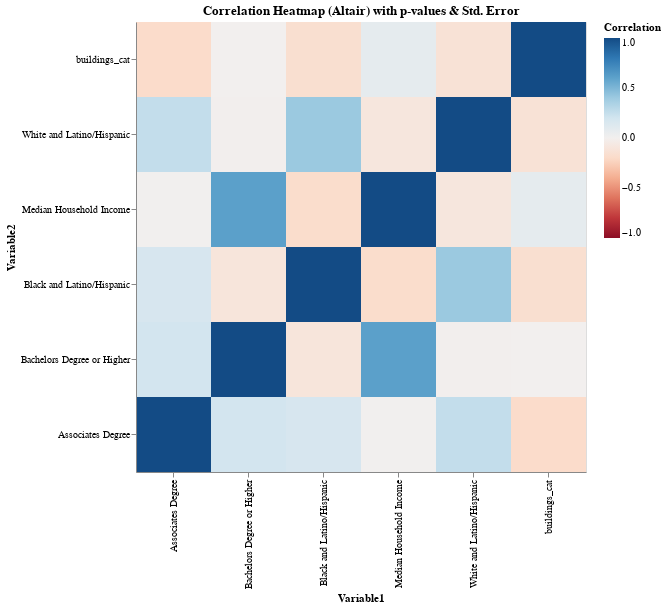

Notebook code for this chart:
### Code cell
merged_long = pd.concat([
    corr_df.stack().rename('Correlation'),
    pval_df.stack().rename('p_value'),
    stderr_df.stack().rename('std_err')
], axis=1).reset_index().rename(columns={'level_0': 'Variable1', 'level_1': 'Variable2'})


heatmap = alt.Chart(merged_long).mark_rect().encode(
    x=alt.X('Variable1:O', sort=sorted(merged_long["Variable1"].unique())),
    y=alt.Y('Variable2:O', sort=sorted(merged_long["Variable2"].unique()), scale=alt.Scale(reverse=True)),
    color=alt.Color('Correlation:Q',
                    scale=alt.Scale(scheme='redblue', domain=(-1, 1))),
    tooltip=[
        alt.Tooltip('Variable1:N'),
        alt.Tooltip('Variable2:N'),
        alt.Tooltip('Correlation:Q', format=".3f"),
        alt.Tooltip('p_value:Q', format=".3g"),
        alt.Tooltip('std_err:Q', format=".3g")
    ]
).properties(
    width=450,
    height=450,
    title="Correlation Heatmap (Altair) with p-values & Std. Error"
)

# Display the heatmap
heatmap.display()

### Figure 1 — Vega-Lite specification as saved in the notebook (floating-point values rounded to 4 significant figures)
{"config": {"view": {"continuousWidth": 300, "continuousHeight": 300}}, "data": {"name": "data-101bf3c89e43bea5d81435ea99058a2b"}, "mark": {"type": "rect"}, "encoding": {"color": {"field": "Correlation", "scale": {"domain": [-1, 1], "scheme": "redblue"}, "type": "quantitative"}, "tooltip": [{"field": "Variable1", "type": "nominal"}, {"field": "Variable2", "type": "nominal"}, {"field": "Correlation", "format": ".3f", "type": "quantitative"}, {"field": "p_value", "format": ".3g", "type": "quantitative"}, {"field": "std_err", "format": ".3g", "type": "quantitative"}], "x": {"field": "Variable1", "sort": ["Associates Degree", "Bachelors Degree or Higher", "Black and Latino/Hispanic", "Median Household Income", "White and Latino/Hispanic", "buildings_cat"], "type": "ordinal"}, "y": {"field": "Variable2", "scale": {"reverse": true}, "sort": ["Associates Degree", "Bachelors Degree or Higher", "Black and Latino/Hispanic", "Median Household Income", "White and Latino/Hispanic", "buildings_cat"], "type": "ordinal"}}, "height": 450, "title": "Correlation Heatmap (Altair) with p-values & Std. Error", "width": 450, "$schema": "https://vega.github.io/schema/vega-lite/v5.14.1.json", "datasets": {"data-101bf3c89e43bea5d81435ea99058a2b": [{"Variable1": "Median Household Income", "Variable2": "Median Household Income", "Correlation": 1.0, "p_value": 0.0, "std_err": 0.0}, {"Variable1": "Median Household Income", "Variable2": "Bachelors Degree or Higher", "Correlation": 0.6078, "p_value": 1.449e-42, "std_err": 0.03941}, {"Variable1": "Median Household Income", "Variable2": "Associates Degree", "Correlation": 0.008413, "p_value": 0.8655, "std_err": 0.04963}, {"Variable1": "Median Household Income", "Variable2": "buildings_cat", "Correlation": 0.07997, "p_value": 0.1068, "std_err": 0.04947}, {"Variable1": "Median Household Income", "Variable2": "White and Latino/Hispanic", "Correlation": -0.09304, "p_value": 0.06045, "std_err": 0.04941}, {"Variable1": "Median Household Income", "Variable2": "Black and Latino/Hispanic", "Correlation": -0.1814, "p_value": 0.0002293, "std_err": 0.04881}, {"Variable1": "Bachelors Degree or Higher", "Variable2": "Median Household Income", "Correlation": 0.6078, "p_value": 1.449e-42, "std_err": 0.03941}, {"Variable1": "Bachelors Degree or Higher", "Variable2": "Bachelors Degree or Higher", "Correlation": 1.0, "p_value": 0.0, "std_err": 0.0}, {"Variable1": "Bachelors Degree or Higher", "Variable2": "Associates Degree", "Correlation": 0.1968, "p_value": 6.256e-05, "std_err": 0.04866}, {"Variable1": "Bachelors Degree or Higher", "Variable2": "buildings_cat", "Correlation": 0.0007159, "p_value": 0.9885, "std_err": 0.04963}, {"Variable1": "Bachelors Degree or Higher", "Variable2": "White and Latino/Hispanic", "Correlation": -0.007511, "p_value": 0.8798, "std_err": 0.04963}, {"Variable1": "Bachelors Degree or Higher", "Variable2": "Black and Latino/Hispanic", "Correlation": -0.1002, "p_value": 0.04301, "std_err": 0.04938}, {"Variable1": "Associates Degree", "Variable2": "Median Household Income", "Correlation": 0.008413, "p_value": 0.8655, "std_err": 0.04963}, {"Variable1": "Associates Degree", "Variable2": "Bachelors Degree or Higher", "Correlation": 0.1968, "p_value": 6.256e-05, "std_err": 0.04866}, {"Variable1": "Associates Degree", "Variable2": "Associates Degree", "Correlation": 1.0, "p_value": 0.0, "std_err": 0.0}, {"Variable1": "Associates Degree", "Variable2": "buildings_cat", "Correlation": -0.1916, "p_value": 9.875e-05, "std_err": 0.04871}, {"Variable1": "Associates Degree", "Variable2": "White and Latino/Hispanic", "Correlation": 0.2558, "p_value": 1.618e-07, "std_err": 0.04798}, {"Variable1": "Associates Degree", "Variable2": "Black and Latino/Hispanic", "Correlation": 0.1712, "p_value": 0.0005136, "std_err": 0.0489}, {"Variable1": "buildings_cat", "Variable2": "Median Household Income", "Correlation": 0.07997, "p_value": 0.1068, "std_err": 0.04947}, {"Variable1": "buildings_cat", "Variable2": "Bachelors Degree or Higher", "Correlation": 0.0007159, "p_value": 0.9885, "std_err": 0.04963}, {"Variable1": "buildings_cat", "Variable2": "Associates Degree", "Correlation": -0.1916, "p_value": 9.875e-05, "std_err": 0.04871}, {"Variable1": "buildings_cat", "Variable2": "buildings_cat", "Correlation": 1.0, "p_value": 0.0, "std_err": 0.0}, {"Variable1": "buildings_cat", "Variable2": "White and Latino/Hispanic", "Correlation": -0.1272, "p_value": 0.0101, "std_err": 0.04923}, {"Variable1": "buildings_cat", "Variable2": "Black and Latino/Hispanic", "Correlation": -0.1595, "p_value": 0.001229, "std_err": 0.04899}, {"Variable1": "White and Latino/Hispanic", "Variable2": "Median Household Income", "Correlation": -0.09304, "p_value": 0.06045, "std_err": 0.04941}, {"Variable1": "White and Latino/Hispanic", "Variable2": "Bachelors Degree or Higher", "Correlation": -0.007511, "p_value": 0.8798, "std_err": 0.04963}, {"Variable1": "White and Latino/Hispanic", "Variable2": "Associates Degree", "Correlation": 0.2558, "p_value": 1.618e-07, "std_err": 0.04798}, {"Variable1": "White and Latino/Hispanic", "Variable2": "buildings_cat", "Correlation": -0.1272, "p_value": 0.0101, "std_err": 0.04923}, {"Variable1": "White and Latino/Hispanic", "Variable2": "White and Latino/Hispanic", "Correlation": 1.0, "p_value": 0.0, "std_err": 0.0}, {"Variable1": "White and Latino/Hispanic", "Variable2": "Black and Latino/Hispanic", "Correlation": 0.4052, "p_value": 1.488e-17, "std_err": 0.04537}, {"Variable1": "Black and Latino/Hispanic", "Variable2": "Median Household Income", "Correlation": -0.1814, "p_value": 0.0002293, "std_err": 0.04881}, {"Variable1": "Black and Latino/Hispanic", "Variable2": "Bachelors Degree or Higher", "Correlation": -0.1002, "p_value": 0.04301, "std_err": 0.04938}, {"Variable1": "Black and Latino/Hispanic", "Variable2": "Associates Degree", "Correlation": 0.1712, "p_value": 0.0005136, "std_err": 0.0489}, {"Variable1": "Black and Latino/Hispanic", "Variable2": "buildings_cat", "Correlation": -0.1595, "p_value": 0.001229, "std_err": 0.04899}, {"Variable1": "Black and Latino/Hispanic", "Variable2": "White and Latino/Hispanic", "Correlation": 0.4052, "p_value": 1.488e-17, "std_err": 0.04537}, {"Variable1": "Black and Latino/Hispanic", "Variable2": "Black and Latino/Hispanic", "Correlation": 1.0, "p_value": 0.0, "std_err": 0.0}]}}
